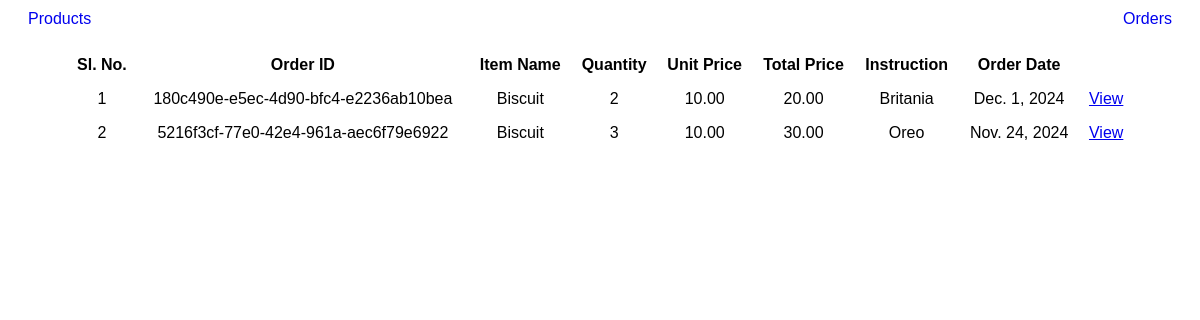
Screenshot of /orders/ (signed in) with the database file from the repository.
### orderapp/models.py (models this page shows, shortened)
class Itemorder(models.Model):
    user = models.ForeignKey(User, on_delete=models.CASCADE)
    product = models.ForeignKey(Product, on_delete=models.CASCADE)
    quantity = models.PositiveIntegerField(default=1)
    order_id = models.UUIDField(default=uuid.uuid4, editable=False, unique=True)
    special_instruction = models.TextField(blank=True, null=True)
    order_date = models.DateField()
    total_price = models.DecimalField(max_digits=10, decimal_places=2, default=0.00)

class Product(models.Model):
    name = models.CharField(max_length=100)
    price = models.DecimalField(max_digits=10, decimal_places=2)

### orderapp/views.py (the view)
# urls.py: path('orders/', views.order_page, name='order_list'),
@login_required
def order_page(request):
    orders = Itemorder.objects.filter(user=request.user).order_by('-order_date')
    return render(request, 'order_list.html', {'orders': orders})

### templates/order_list.html (shortened to what this page needs)
<!DOCTYPE html>
<html lang="en">
<head>
</head>
<body>
    <div class="header-buttons">
        <a href="/products/">Products</a>
        <a href="/orders/">Orders</a>
    </div>
    <table>
        <thead>
            <tr>
                <th>Sl. No.</th>
                <th>Order ID</th>
                <th>Item Name</th>
                <th>Quantity</th>
                <th>Unit Price</th>
                <th>Total Price</th>
                <th>Instruction</th>
                <th>Order Date</th>
            </tr>
        </thead>
        <tbody>
            {% for order in orders %}
            <tr>
                <td>{{ forloop.counter }}</td>
                <td>{{ order.order_id }}</td>
                <td>{{ order.product.name }}</td>
                <td>{{ order.quantity }}</td>
                <td>{{ order.product.price }}</td>
                <td>{{ order.total_price }}</td>
                <td>{{ order.special_instruction }}</td>
                <td>{{ order.order_date }}</td>
                <td><a href="{% url 'order_detail' order.order_id %}">View</a></td>
            </tr>
            {% endfor %}
        </tbody>
    </table>
</body>
</html>

### templates/order_list.html (style rules this page uses)
body { font-family: Arial, sans-serif; }
.header-buttons { display: flex; justify-content: space-between; margin: 10px 20px; }
.header-buttons a { text-decoration: none; font-size: 16px; }
table { width: 90%; margin: 20px auto; border-collapse: collapse; }
th, td { padding: 8px; text-align: center; }
th { font-weight: bold; }

### rows the page displays
Itemorder: order_id "180c490e-e5ec-4d90-bfc4-e2236ab10bea", product.name "Biscuit", quantity "2", product.price "10.00", total_price "20.00", special_instruction "Britania", order_date "Dec. 1, 2024"
Itemorder: order_id "5216f3cf-77e0-42e4-961a-aec6f79e6922", product.name "Biscuit", quantity "3", product.price "10.00", total_price "30.00", special_instruction "Oreo", order_date "Nov. 24, 2024"
